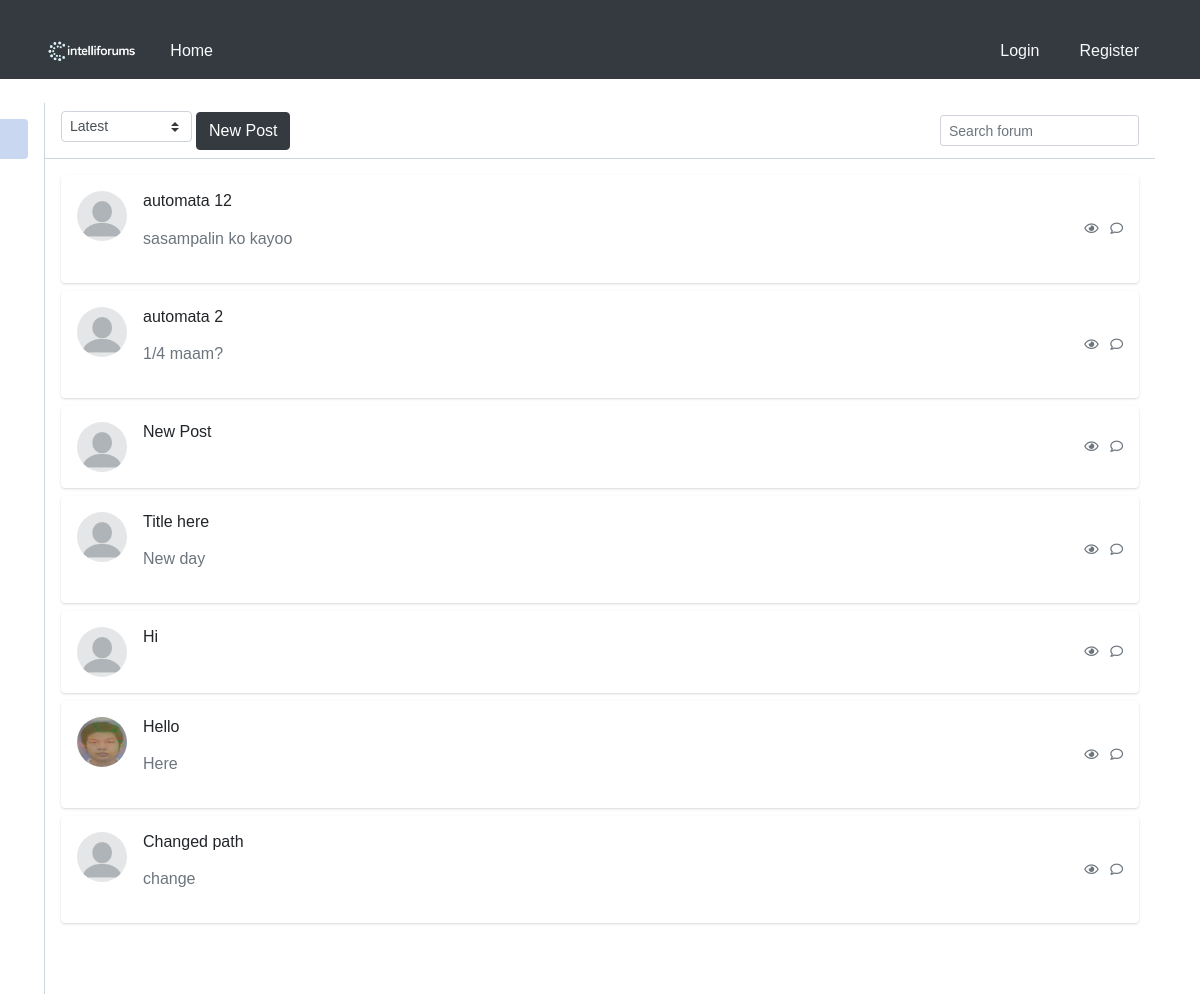
Page /home/0/1/ on the earlier database version.
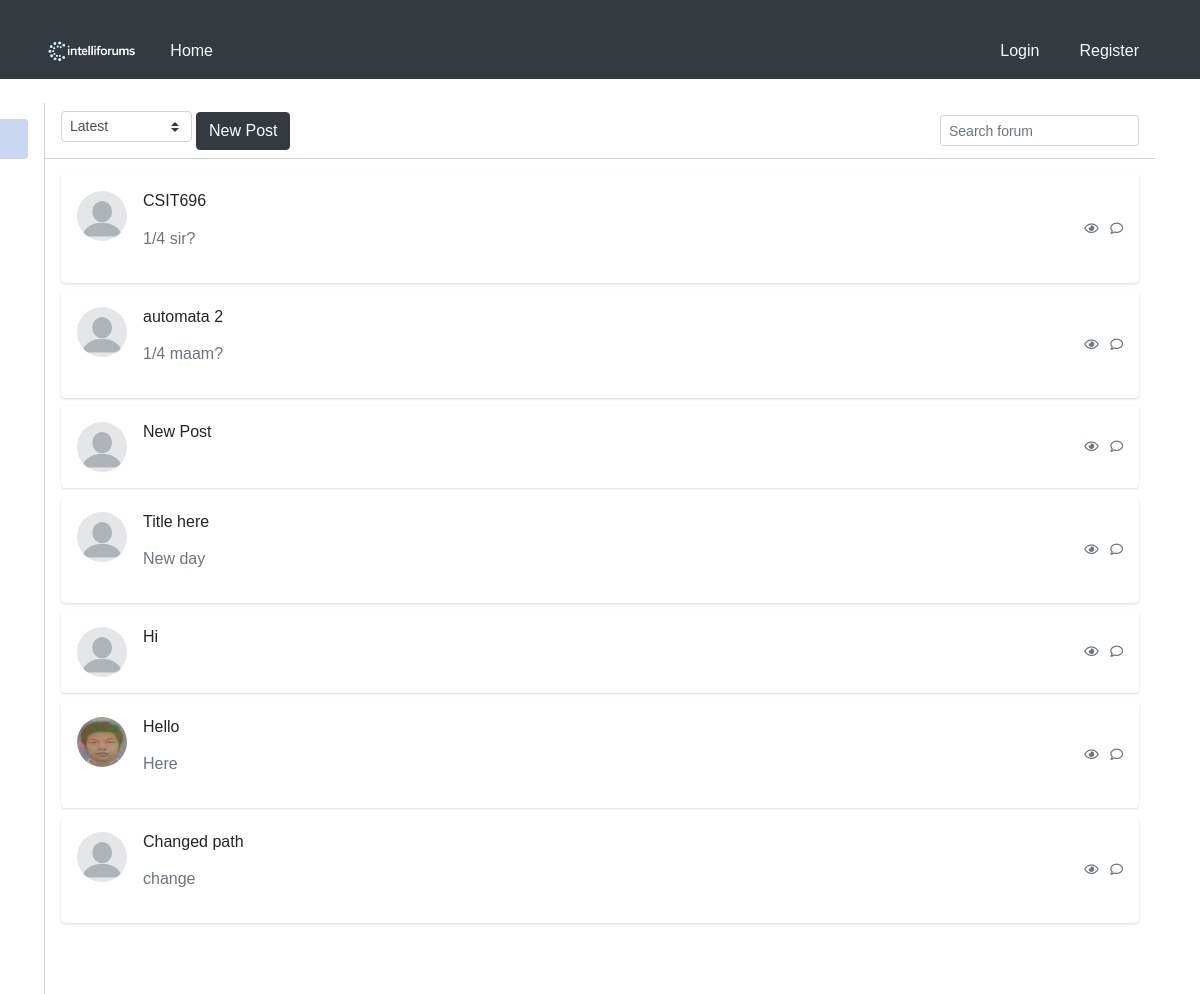
Same page on the later database version.
### blog/models.py (models this page shows)
class UserPost(models.Model):
    post_ref = models.ForeignKey(Post, on_delete=models.CASCADE)
    user_ref = models.ForeignKey(User, on_delete=models.CASCADE)
    is_deleted = models.BooleanField(default=False)

### blog/views.py (the view)
# urls.py: path('home/<int:pk>/<int:page_number>/', views.fetch_posts,name='home'),
@csrf_protect
def fetch_posts(request, pk, page_number):
    posts = []
    if request.method == 'POST':
        form_type = request.POST.get('form_type')
        if form_type == 'search_filter_form':
            form = SearchForm(request.POST)
            if form.is_valid():
                substring = form.cleaned_data['content']
                posts = _get_page_object(
                    Paginator(
                        get_filtered_posts(UserPost.objects.select_related('post_ref')
                        .filter(
                            (Q(post_ref__title__icontains=substring)) |
                                           Q(post_ref__content__icontains=substring)) & Q(post_ref__forum_ref__id=pk))
                        if Forum.objects.filter(id=pk).exists()
                        else get_filtered_posts(
                            UserPost.objects.select_related('post_ref')
                            .filter(Q(post_ref__title__icontains=substring) |
                                    Q(post_ref__content__icontains=substring))
                        ), 20
                    ), page_number
                ).object_list
        elif form_type == 'fetch_filter_forum':
            form = ForumForm(request.POST)
            if form.is_valid():
                return redirect('posts_forum', pk=form.cleaned_data.get('choices'), page_number=1)
    else:
        posts = _get_page_object(
            Paginator(
                get_filtered_posts(
                    UserPost.objects.select_related('post_ref').filter(post_ref__forum_ref__id=pk)
                )
                if Forum.objects.filter(id=pk).exists()
                else get_filtered_posts(UserPost.objects.select_related('post_ref'))
                ,20
            ), page_number
        ).object_list
    form = ForumForm()
    search_form = SearchForm()
    posts = posts[::-1]
    return render(request, 'home.html', {
        'posts' : posts,
        'page_number' : page_number,
        'forum_pk' : pk,
        'form' : form,
        'search_form' : search_form,
        'user' : request.user,
    })

### blog/forms.py
class ForumForm(forms.Form):
    choices = forms.ChoiceField(
        label = "Switch Forum"
    )
    def __init__(self, *args, **kwargs):
        super().__init__(*args, **kwargs)
        list_var = [(0, "General")]
        list_var.extend([(forum.id, forum.title) for forum in Forum.objects.all()])
        self.fields['choices'].choices = list_var

class SearchForm(forms.Form):
    content = forms.CharField(
        widget=forms.Textarea(
            attrs={
                'class' : 'form-control'
            }
        )
    )
    choices = forms.ChoiceField(
        label="Filter"
    )
    def __init__(self, *args, **kwargs):
        super().__init__(*args, **kwargs)
        list_var = [(0, "General")]
        list_var.extend([(forum.id, forum.title) for forum in Forum.objects.all()])
        self.fields['choices'].choices = list_var

### blog/views.py (called while the page is built)
def get_filtered_posts(_object):
    return _object.values(
        'post_ref__id',
        'post_ref__user_ref__username',
        'post_ref__title',
        'post_ref__content',
        'post_ref__created_at',
        'post_ref__user_ref__picture',
        'id'
    )

def _get_page_object(paginator_object, page_number):
    try:
        page_object = paginator_object.page(page_number)
    except PageNotAnInteger:
        page_object = paginator_object.page(1)
    except EmptyPage:
        page_object = paginator_object.page(paginator_object.num_pages)
    return page_object

### blog/templates/home.html (shortened to what this page needs)
<!DOCTYPE html>
<html lang="en">
<head>
    {% load static %}
    <link rel="stylesheet" href="{% static 'blog/css/global.css' %}">
    <link rel="stylesheet" href="{% static 'blog/css/home.css' %}">
</head>
<body>
{% include 'header.html' %}
<div class="container">
    <div class="main-body p-0">
        <div class="inner-wrapper">
            {% include 'sidebar.html' %}
            <div class="inner-main">
                <div class="inner-main-header">
                    <label>
                        <select class="custom-select custom-select-sm w-auto mr-1">
                            <option selected>Latest</option>
                        </select>
                    </label>
                    <button type="button" class="btn btn-dark" onclick= "location.href = '{% url 'new_post' forum_pk=forum_pk %}'">New Post</button>
                    <span class="input-icon input-icon-sm ml-auto w-auto">
                        <input type="text" class="form-control form-control-sm bg-gray-200 border-gray-200 shadow-none mb-4 mt-4" placeholder="Search forum" />
                    </span>
                </div>
                <div class="inner-main-body p-2 p-sm-3 collapse forum-content show">
                    {% for post in posts %}
                        <div class="card mb-2" onclick="window.location.href='{% url 'post_detail' pk=post.id page_number=1 %}'" style="cursor: pointer;">
                            <div class="card-body p-2 p-sm-3">
                                <div class="media forum-item">
                                    <a href="#" data-toggle="collapse" data-target=".forum-content">
                                        <img src="/media/{{ post.post_ref__user_ref__picture }}" class="mr-3 rounded-circle" width="50" height="50" alt="User" />
                                    </a>
                                    <div class="media-body">
                                        <h6>
                                            <p href="#"  class="text-body">{{ post.post_ref__title }}</p>
                                        </h6>
                                        <p class="text-secondary">
                                            {{ post.post_ref__content }}
                                        </p>
                                    </div>
                                    <div class="text-muted small text-center align-self-center">
                                        <span class="d-none d-sm-inline-block">
                                            <i class="far fa-eye"></i>
                                        </span>
                                        <span>
                                            <i class="far fa-comment ml-2"></i>
                                        </span>
                                    </div>
                                </div>
                            </div>
                        </div>
                    {% endfor %}
                </div>
            </div>
        </div>
    </div>
</div>
</body>
</html>

### blog/templates/header.html (shortened to what this page needs)
<!DOCTYPE html>
<html lang="en">
<head>
    {% load static %}
    <link rel="stylesheet" href="https://cdn.jsdelivr.net/npm/bootstrap@4.1.3/dist/css/bootstrap.min.css">
    <link rel="stylesheet" href="{% static 'blog/css/global.css' %}">
    <link rel="stylesheet" href="{% static 'blog/css/header.css' %}">
</head>
<body>
    <nav class="navbar navbar-dark bg-dark">
        <div class="container d-flex justify-content-between align-items-center">
            <div class="d-flex align-items-center">
                <img src="{% static 'images/logo.png' %}" alt="Logo" style="max-height:30px;">
                <a class="nav-link text-light ml-3" href="/">Home</a>
            </div>
            <div class="d-flex align-items-center">
                {% if user.is_authenticated %}
                    <img src="{{ user.picture.url }}" alt="Profile Picture" class="profile-img" style="height:30px;width:30px;border-radius:50%;">
                    <a class="nav-link text-light ml-2" href="/profile/">Profile</a>
                    <a class="nav-link text-light ml-2" href="/login/">Logout</a>
                {% else %}
                    <a class="nav-link text-light" href="/login/">Login</a>
                    <a class="nav-link text-light ml-2" href="/register/">Register</a>
                {% endif %}
            </div>
        </div>
    </nav>
</body>
</html>

### blog/templates/sidebar.html (shortened to what this page needs)
<!DOCTYPE html>
<html>
    <head>
        <link href="https://cdn.jsdelivr.net/npm/bootstrap@4.4.1/dist/css/bootstrap.min.css" rel="stylesheet">
        <link rel="stylesheet" href="https://cdnjs.cloudflare.com/ajax/libs/font-awesome/5.12.0-2/css/all.min.css" />
    </head>
    <body>
        <div class="inner-sidebar">
            <div class="inner-sidebar-body p-0">
                <div class="p-3 h-100" data-simplebar="init">
                    <div class="simplebar-wrapper" style="margin: -16px;">
                        <div class="simplebar-mask">
                            <div class="simplebar-offset" style="right: 0; bottom: 0;">
                                <div class="simplebar-content-wrapper" style="height: 100%; overflow: hidden scroll;">
                                    <div class="simplebar-content" style="padding: 16px;">
                                        <nav class="nav nav-pills nav-gap-y-1 flex-column">
                                            <a href="javascript:void(0)" class="nav-link nav-link-faded has-icon active">All Threads</a>
                                            <a href="javascript:void(0)" class="nav-link nav-link-faded has-icon">Popular this week</a>
                                            <a href="javascript:void(0)" class="nav-link nav-link-faded has-icon">Popular all time</a>
                                            <a href="javascript:void(0)" class="nav-link nav-link-faded has-icon">Solved</a>
                                            <a href="javascript:void(0)" class="nav-link nav-link-faded has-icon">Unsolved</a>
                                            <a href="javascript:void(0)" class="nav-link nav-link-faded has-icon">No replies yet</a>
                                            <a href="/Category/" class="nav-link nav-link-faded has-icon">Browse By Category</a>
                                        </nav>
                                    </div>
                                </div>
                            </div>
                        </div>
                        <div class="simplebar-placeholder" style="width: 234px; height: 292px;"></div>
                    </div>
                    <div class="simplebar-track simplebar-vertical" style="visibility: visible;"><div class="simplebar-scrollbar" style="height: 151px; display: block; transform: translate3d(0px, 0px, 0px);"></div></div>
                </div>
            </div>
        </div>
    </body>
</html>

### blog/static/blog/css/global.css (style rules this page uses)
* { font-family: Verdana, Geneva, Tahoma, sans-serif; }

### blog/static/blog/css/home.css (style rules this page uses)
body { margin-top:20px; color: #1a202c; text-align: left; background-color: #e2e8f0; width: 100%; }
.inner-wrapper { position: relative; height: calc(100vh - 3.5rem); transition: transform 0.3s; }
.inner-main, .inner-sidebar { position: absolute; top: 0; bottom: 0; left: 0; display: flex; flex-direction: column; }
.inner-sidebar { left: 0; width: 235px; border-right: 1px solid #cbd5e0; background-color: #fff; z-index: 1; }
.inner-main { right: 0; left: 235px; }
.inner-main-footer, .inner-main-header, .inner-sidebar-footer, .inner-sidebar-header { height: 3.5rem; border-bottom: 1px solid #cbd5e0; display: flex; align-items: center; padding: 0 1rem; flex-shrink: 0; }
.inner-main-body, .inner-sidebar-body { padding: 1rem; overflow-y: auto; position: relative; flex: 1 1 auto; }
.inner-main-footer, .inner-main-header { background-color: #fff; }
.inner-sidebar { left: -235px; }
.inner-main { left: 0; width: 100%; }
.nav .show>.nav-link.nav-link-faded, .nav-link.nav-link-faded.active, .nav-link.nav-link-faded:active, .nav-pills .nav-link.nav-link-faded.active, .navbar-nav .show>.nav-link.nav-link-faded { color: #3367b5; background-color: #c9d8f0; }
.nav-pills .nav-link.active, .nav-pills .show>.nav-link { color: #fff; background-color: #467bcb; }
.nav-link.has-icon { display: flex; align-items: center; }
.nav-link.active { color: #467bcb; }
.nav-pills .nav-link { border-radius: .25rem; }
.nav-link { color: #4a5568; }
.card { box-shadow: 0 1px 3px 0 rgba(0,0,0,.1), 0 1px 2px 0 rgba(0,0,0,.06); }
.card { position: relative; display: flex; flex-direction: column; min-width: 0; word-wrap: break-word; background-color: #fff; background-clip: border-box; border: 0 solid rgba(0,0,0,.125); border-radius: .25rem; width: 100%; }
.card-body { flex: 1 1 auto; min-height: 1px; padding: 1rem; width: 100%; }
.container { margin-top: 2%; width: 100%; }

### blog/templates/sidebar.html (style rules this page uses)
.inner-wrapper { position: relative; height: calc(100vh - 3.5rem); transition: transform 0.3s; }
.inner-main, .inner-sidebar { position: absolute; top: 0; bottom: 0; left: 0; display: flex; flex-direction: column; }
.inner-sidebar { left: 0; width: 235px; border-right: 1px solid #cbd5e0; background-color: #fff; z-index: 1; }
.inner-main { right: 0; left: 235px; }
.inner-main-footer, .inner-main-header, .inner-sidebar-footer, .inner-sidebar-header { height: 3.5rem; border-bottom: 1px solid #cbd5e0; display: flex; align-items: center; padding: 0 1rem; flex-shrink: 0; }
.inner-main-body, .inner-sidebar-body { padding: 1rem; overflow-y: auto; position: relative; flex: 1 1 auto; }
.inner-main-footer, .inner-main-header { background-color: #fff; }
.inner-sidebar { left: -235px; }
.inner-main { left: 0; width: 100%; }
.nav .show>.nav-link.nav-link-faded, .nav-link.nav-link-faded.active, .nav-link.nav-link-faded:active, .nav-pills .nav-link.nav-link-faded.active, .navbar-nav .show>.nav-link.nav-link-faded { color: #3367b5; background-color: #c9d8f0; }
.nav-pills .nav-link.active, .nav-pills .show>.nav-link { color: #fff; background-color: #467bcb; }
.nav-link.has-icon { display: flex; align-items: center; }
.nav-link.active { color: #467bcb; }
.nav-pills .nav-link { border-radius: .25rem; }
.nav-link { color: #4a5568; }
.card { box-shadow: 0 1px 3px 0 rgba(0,0,0,.1), 0 1px 2px 0 rgba(0,0,0,.06); }
.card { position: relative; display: flex; flex-direction: column; min-width: 0; word-wrap: break-word; background-color: #fff; background-clip: border-box; border: 0 solid rgba(0,0,0,.125); border-radius: .25rem; width: 100%; }
.card-body { flex: 1 1 auto; min-height: 1px; padding: 1rem; width: 100%; }
.container { margin-top: 2%; width: 100%; }

Differences in the rows shown:
removed UserPost: post_ref__title "automata 12", post_ref__content "sasampalin ko kayoo"
added UserPost: post_ref__title "CSIT696", post_ref__content "1/4 sir?"
